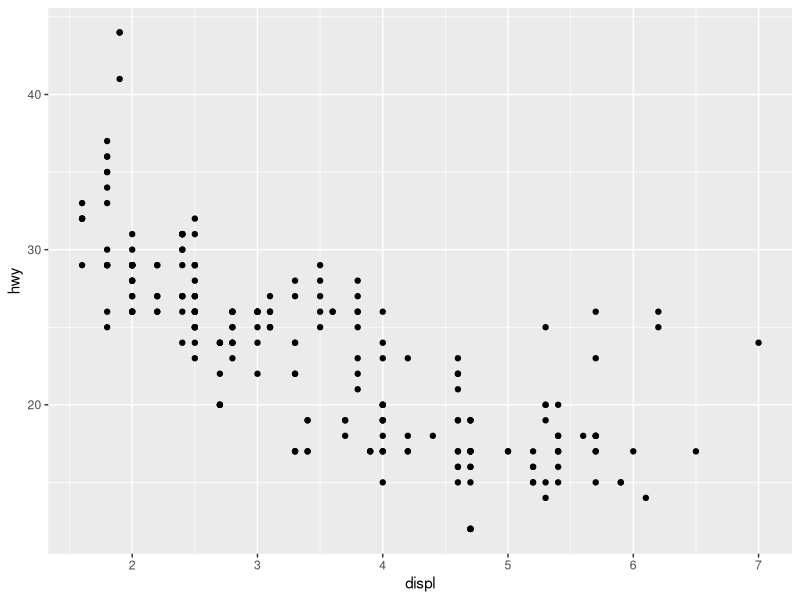
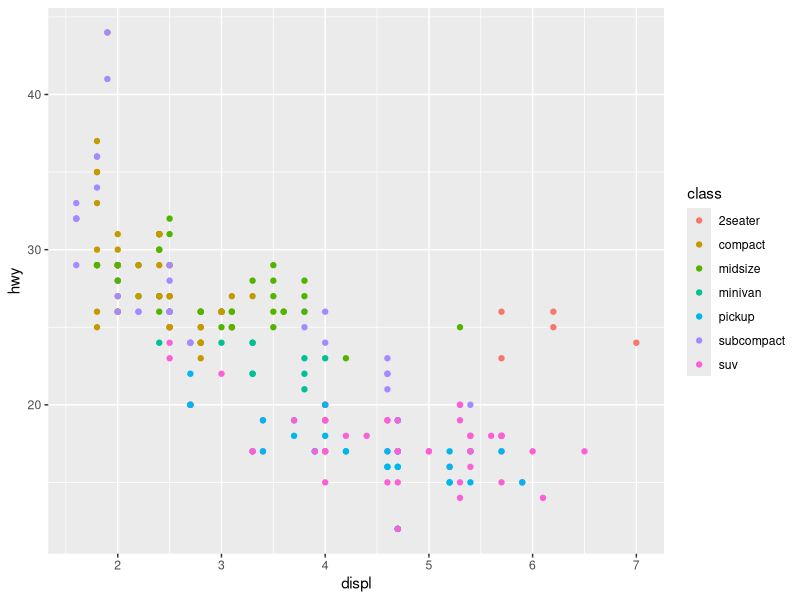
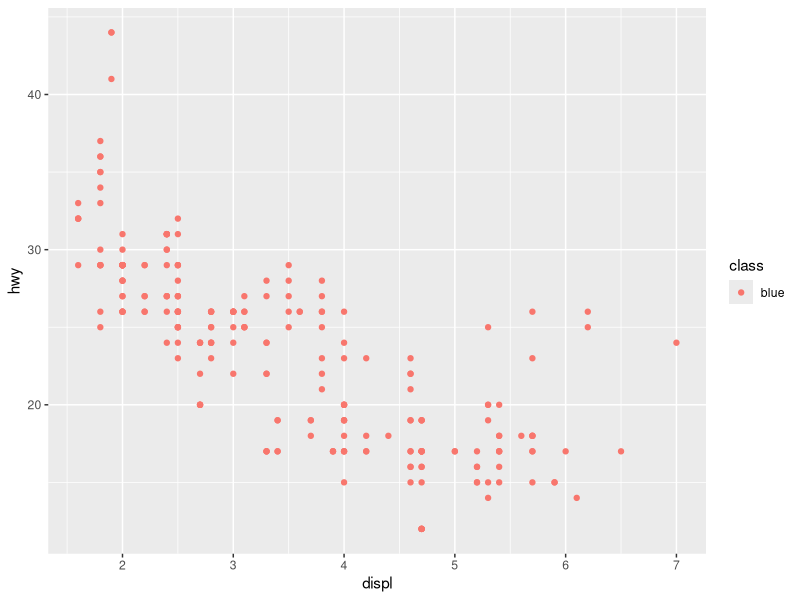
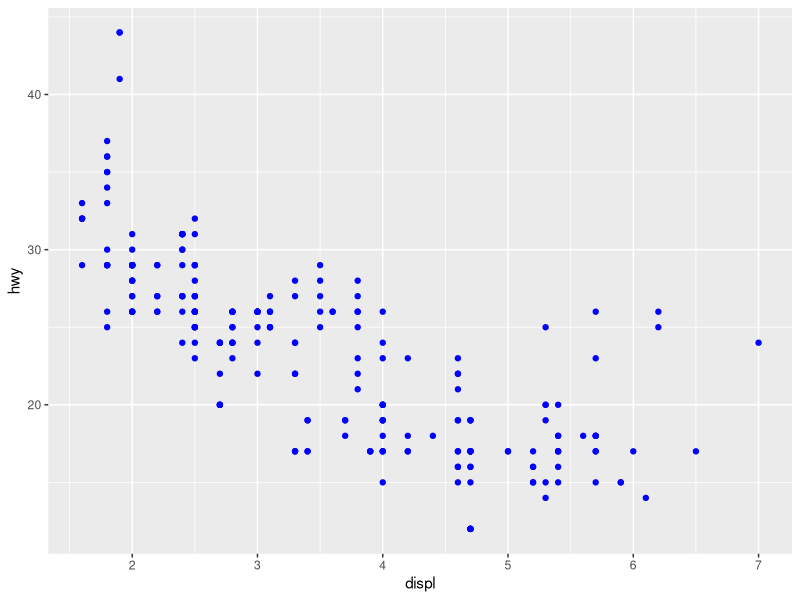

The R script that drew these images, in order:
library(ggplot2)

mpg

ggplot(mpg, aes(x = displ, y = hwy)) + geom_point()

ggplot(mpg, aes(displ, hwy, colour = class)) + geom_point()

ggplot(mpg, aes(displ, hwy, colour = class)) + geom_point(aes(colour = "blue"))
ggplot(mpg, aes(displ, hwy, colour = class)) + geom_point(colour = "blue")

